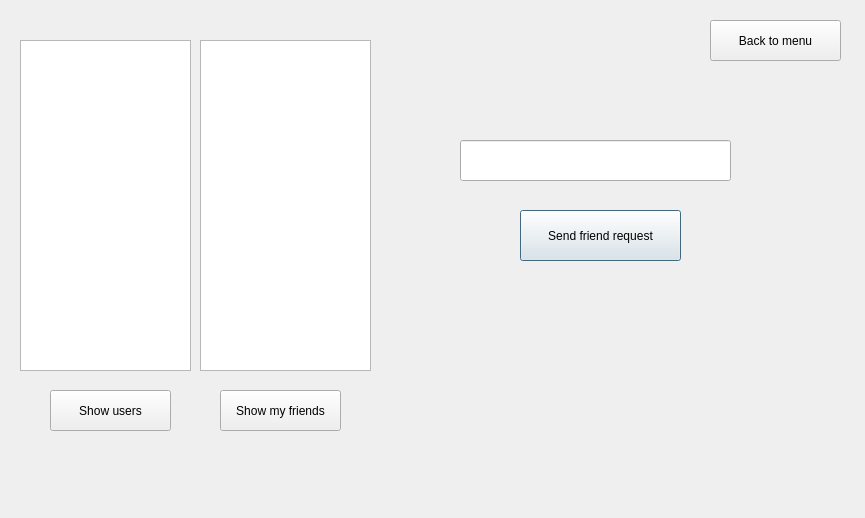
<?xml version="1.0" encoding="UTF-8"?>
<ui version="4.0">
 <class>friend_request</class>
 <widget class="QDialog" name="friend_request">
  <property name="geometry">
   <rect>
    <x>0</x>
    <y>0</y>
    <width>865</width>
    <height>518</height>
   </rect>
  </property>
  <property name="windowTitle">
   <string>Dialog</string>
  </property>
  <widget class="QPushButton" name="pushButton">
   <property name="geometry">
    <rect>
     <x>520</x>
     <y>210</y>
     <width>161</width>
     <height>51</height>
    </rect>
   </property>
   <property name="text">
    <string>Send friend request</string>
   </property>
  </widget>
  <widget class="QLineEdit" name="lineEdit">
   <property name="geometry">
    <rect>
     <x>460</x>
     <y>140</y>
     <width>271</width>
     <height>41</height>
    </rect>
   </property>
  </widget>
  <widget class="QLabel" name="label">
   <property name="geometry">
    <rect>
     <x>400</x>
     <y>280</y>
     <width>411</width>
     <height>91</height>
    </rect>
   </property>
   <property name="text">
    <string/>
   </property>
  </widget>
  <widget class="QPushButton" name="pushButton_2">
   <property name="geometry">
    <rect>
     <x>710</x>
     <y>20</y>
     <width>131</width>
     <height>41</height>
    </rect>
   </property>
   <property name="text">
    <string>Back to menu</string>
   </property>
  </widget>
  <widget class="QLabel" name="label_pic1">
   <property name="geometry">
    <rect>
     <x>-10</x>
     <y>-10</y>
     <width>881</width>
     <height>541</height>
    </rect>
   </property>
   <property name="text">
    <string/>
   </property>
  </widget>
  <widget class="QTextBrowser" name="textBrowser">
   <property name="geometry">
    <rect>
     <x>20</x>
     <y>40</y>
     <width>171</width>
     <height>331</height>
    </rect>
   </property>
  </widget>
  <widget class="QTextBrowser" name="textBrowser_2">
   <property name="geometry">
    <rect>
     <x>200</x>
     <y>40</y>
     <width>171</width>
     <height>331</height>
    </rect>
   </property>
  </widget>
  <widget class="QPushButton" name="users">
   <property name="geometry">
    <rect>
     <x>50</x>
     <y>390</y>
     <width>121</width>
     <height>41</height>
    </rect>
   </property>
   <property name="text">
    <string>Show users</string>
   </property>
  </widget>
  <widget class="QPushButton" name="friends">
   <property name="geometry">
    <rect>
     <x>220</x>
     <y>390</y>
     <width>121</width>
     <height>41</height>
    </rect>
   </property>
   <property name="text">
    <string>Show my friends</string>
   </property>
  </widget>
  <zorder>label_pic1</zorder>
  <zorder>users</zorder>
  <zorder>textBrowser</zorder>
  <zorder>textBrowser_2</zorder>
  <zorder>friends</zorder>
  <zorder>pushButton</zorder>
  <zorder>lineEdit</zorder>
  <zorder>pushButton_2</zorder>
  <zorder>label</zorder>
  <zorder>textBrowser</zorder>
  <zorder>textBrowser_2</zorder>
  <zorder>users</zorder>
  <zorder>friends</zorder>
 </widget>
 <resources/>
 <connections/>
</ui>
